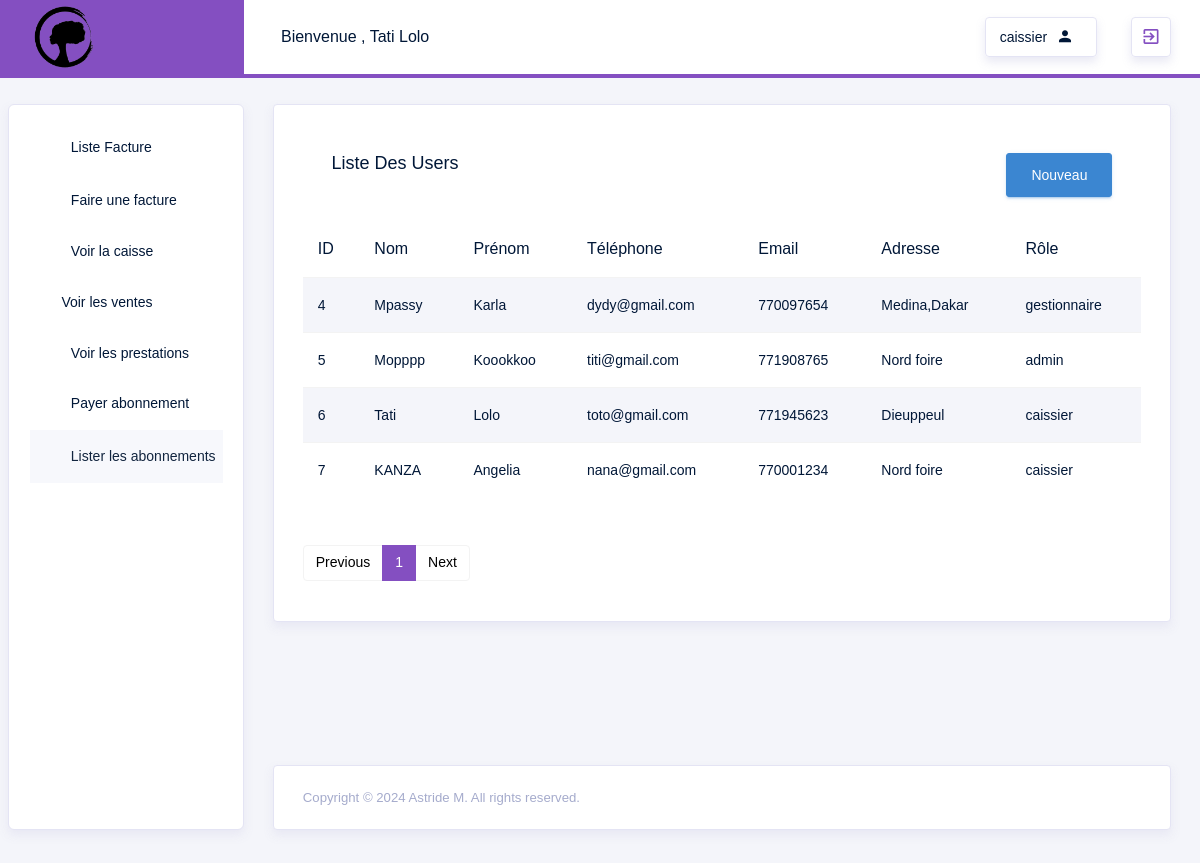
Screenshot of /User/List (signed in) with the database file from the repository.
### src/models.py (models this page shows)
class User(db.Model, UserMixin):
    id = db.Column(db.Integer, primary_key=True, autoincrement=True)
    login = db.Column(db.String(100), unique=True, nullable=False)
    password = db.Column(db.String(128), nullable=False)
    nom = db.Column(db.String(100), nullable=False)
    prenom = db.Column(db.String(100), nullable=False)
    telephone = db.Column(db.String(100), nullable=False)
    adresse = db.Column(db.String(250), nullable=False)
    role_id = db.Column(db.Integer, db.ForeignKey('role.id'), nullable=False)
    role = db.relationship('Role', backref=db.backref('users', lazy=True))

class Role(db.Model):
    id = db.Column(db.Integer, primary_key=True, autoincrement=True)
    name = db.Column(db.String(50), unique=True, nullable=False)

### src/routes/admin_routes.py (the view)
@app.route('/User/List')
@login_required
def ListUser():
   page = request.args.get('page', 1, type=int)
   users = User.query.paginate(page=page, per_page=5)
   return render_template('admin/user/ListUser.html', users=users)

### src/routes/auth_routes.py (called while the page is built)
@login_manager.user_loader
def load_user(user_id):
        return User.query.get(int(user_id))

### src/templates/admin/user/ListUser.html
{% extends "layouts/base.html" %}
{% block content %}
<div class="row">
    <div class="col-md-12">
        <div class="card">
            <div class="card-body">
                <div class="card-body d-flex align-items-center">
                    <h4 class="card-title flex-grow-1">Liste des Users </h4>
                    <a href="{{ url_for('AddUser') }}" class="btn btn-info ml-auto">Nouveau</a>
                </div>
                <div class="table-responsive mb-5">
                  <table class="table table-hover table-striped">
                    <thead>
                        <tr>
                            <th>ID</th>
                            <th>Nom</th>
                            <th>Prénom</th>
                            <th>Téléphone</th>
                            <th>Email</th>
                            <th>Adresse</th>
                            <th>Rôle</th>
                        </tr>
                    </thead>
                    <tbody>
                        {% for user in users %}
                        <tr>
                            <td>{{ user.id }}</td>
                            <td>{{ user.nom }}</td>
                            <td>{{ user.prenom }}</td>
                            <td>{{ user.login }}</td>
                            <td>{{ user.telephone }}</td>
                            <td>{{ user.adresse }}</td>
                            <td>{{ user.role.name }}</td>
                        </tr>
                        {% endfor %}
                    </tbody>
                </table>
                </div>
                 <nav aria-label="Page navigation example mt-4">
                    <ul class="pagination">
                      {% if users.has_prev %}
                        <li class="page-item"><a class="page-link" href="{{ url_for('ListUser', page=users.prev_num) }}">Previous</a></li>
                      {% else %}
                        <li class="page-item disabled"><span class="page-link">Previous</span></li>
                      {% endif %}
                      {% for page_num in users.iter_pages() %}
                        {% if page_num %}
                          {% if users.page == page_num %}
                            <li class="page-item active" aria-current="page"><span class="page-link">{{ page_num }}</span></li>
                          {% else %}
                            <li class="page-item"><a class="page-link" href="{{ url_for('ListUser', page=page_num) }}">{{ page_num }}</a></li>
                          {% endif %}
                        {% else %}
                          <li class="page-item disabled"><span class="page-link">...</span></li>
                        {% endif %}
                      {% endfor %}
                      {% if users.has_next %}
                        <li class="page-item"><a class="page-link" href="{{ url_for('ListUser', page=users.next_num) }}">Next</a></li>
                      {% else %}
                        <li class="page-item disabled"><span class="page-link">Next</span></li>
                      {% endif %}
                    </ul>
                </nav>
            </div>
        </div>
    </div>
</div>
{% endblock %}

### src/templates/layouts/base.html (shortened to what this page needs)
<!DOCTYPE html>
<html lang="en">
<head>
   <link rel="stylesheet" href="https://cdn.jsdelivr.net/npm/bootstrap@4.6.2/dist/css/bootstrap.min.css">
    <link rel="stylesheet" href="{{ url_for('static', filename='template/vendors/typicons/typicons.css') }}">
    <link rel="stylesheet" href="{{ url_for('static', filename='template/vendors/css/vendor.bundle.base.css') }}">
    <link rel="stylesheet" href="{{ url_for('static', filename='template/css/vertical-layout-light/style.css') }}">
    <link rel="stylesheet" href="https://cdnjs.cloudflare.com/ajax/libs/MaterialDesign-Webfont/7.4.47/css/materialdesignicons.min.css">
    <link href="https://cdn.jsdelivr.net/npm/select2@4.1.0-rc.0/dist/css/select2.min.css" rel="stylesheet" />
</head>
<body>
  <div class="container-scroller">
    <nav class="navbar col-lg-12 col-12 p-0 fixed-top d-flex flex-row">
      <div class="navbar-brand-wrapper d-flex justify-content-center">
        <div class="navbar-brand-inner-wrapper d-flex justify-content-between align-items-center w-100">
          <a class="navbar-brand brand-logo" href="#"> <img src="{{ url_for('static', filename='assets/img/logos/salon1.png') }}"   style="width: 40%; height: auto;" alt="logo"></a>
          <button class="navbar-toggler navbar-toggler align-self-center" type="button" data-toggle="minimize">
            <span class="typcn typcn-th-menu"></span>
          </button>
        </div>
      </div>
      <div class="navbar-menu-wrapper d-flex align-items-center justify-content-end">
        <ul class="navbar-nav mr-lg-2">
          <li class="nav-item nav-profile dropdown">
            <a class="nav-link" href="#" data-toggle="dropdown" id="profileDropdown">
              <span class="nav-profile-name">Bienvenue , {{ current_user.nom}} {{current_user.prenom}}</span>
            </a>
          </li>
        </ul>
        <ul class="navbar-nav navbar-nav-right">
          <li class="nav-item nav-date dropdown">
            <a class="nav-link d-flex justify-content-center align-items-center" href="javascript:;">
              <h6 class="date mb-0"> {{current_user.role.name}}</h6>
              <i class="mdi mdi-account"></i>
            </a>
          </li>
          <li class="nav-item dropdown">
            <a class="nav-link count-indicator d-flex justify-content-center align-items-center" id="messageDropdown" href="{{ url_for('logout')}}" >
              <i class="mdi mdi-exit-to-app text-primary"></i>
            </a>
          </li>
        </ul>
      </div>
    </nav>
    <div class="container-fluid page-body-wrapper">
      <nav class="sidebar sidebar-offcanvas" id="sidebar">
        <ul class="nav">
          {% if current_user.is_authenticated and current_user.role.name == 'caissier' %}
          <li class="nav-item">
            <a class="nav-link" href="{{ url_for('ListFacture') }}">
              <i class="typcn typcn-document-text menu-icon"></i>
              <span class="menu-arrow">Liste Facture</span>
            </a>
          </li>
          <li class="nav-item">
            <a class="nav-link" href="{{ url_for('AddFacture') }}">
              <i class="typcn typcn-document-text menu-icon"></i>
              <span class="menu-arrow">Faire une facture </span>
            </a>
          </li>
          <li class="nav-item">
            <a class="nav-link" href="{{ url_for('VoirCaisse') }}">
              <i class="typcn typcn-ticket menu-icon"></i>
              <span class="menu-title">Voir la caisse</span>
            </a>
          </li>
          <li class="nav-item">
            <a class="nav-link" href="{{ url_for('list_ventes_produits') }}">
              <i class="typcn typcn-th-list"></i>
              <span class="menu-title ml-2">Voir les ventes</span>
            </a>
          </li>
          <li class="nav-item">
            <a class="nav-link" href="{{ url_for('list_coiffures') }}">
              <i class="typcn typcn-scissors menu-icon"></i>
              <span class="menu-title">Voir les prestations</span>
            </a>
          </li>
          <li class="nav-item">
            <a class="nav-link" href="{{ url_for('AddPaiement') }}">
              <i class="typcn typcn-document-text menu-icon"></i>
              <span class="menu-arrow">Payer abonnement </span>
            </a>
          </li>
          <li class="nav-item">
            <a class="nav-link" href="{{ url_for('ListPaiement') }}">
              <i class="typcn typcn-document-text menu-icon"></i>
              <span class="menu-arrow">Lister les abonnements </span>
            </a>
          </li>
          {% endif %}
        </ul>
      </nav>
      <div class="main-panel">
        <div class="content-wrapper">
            {% block content %}{% endblock %}
        </div>
        <footer class="footer">
            <div class="card">
                <div class="card-body">
                    <div class="d-sm-flex justify-content-center justify-content-sm-between">
                        <span class="text-muted text-center text-sm-left d-block d-sm-inline-block">Copyright © 2024 Astride M. All rights reserved.</span>
                    </div>
                </div>
            </div>
        </footer>
      </div>
    </div>
  </div>
</body>
</html>

### rows the page displays
User: nom "Tati", prenom "Lolo", id "6", login "toto@gmail.com", telephone "771945623", adresse "Dieuppeul", role.name "caissier"
Role: role.name "caissier"
User: id "4", nom "Mpassy", prenom "Karla", login "dydy@gmail.com", telephone "770097654", adresse "Medina,Dakar", role.name "gestionnaire"
User: id "5", nom "Mopppp", prenom "Koookkoo", login "titi@gmail.com", telephone "771908765", adresse "Nord foire", role.name "admin"
User: id "7", nom "KANZA", prenom "Angelia", login "nana@gmail.com", telephone "770001234", adresse "Nord foire", role.name "caissier"

### other values shown
{{ page_num }} "1"
